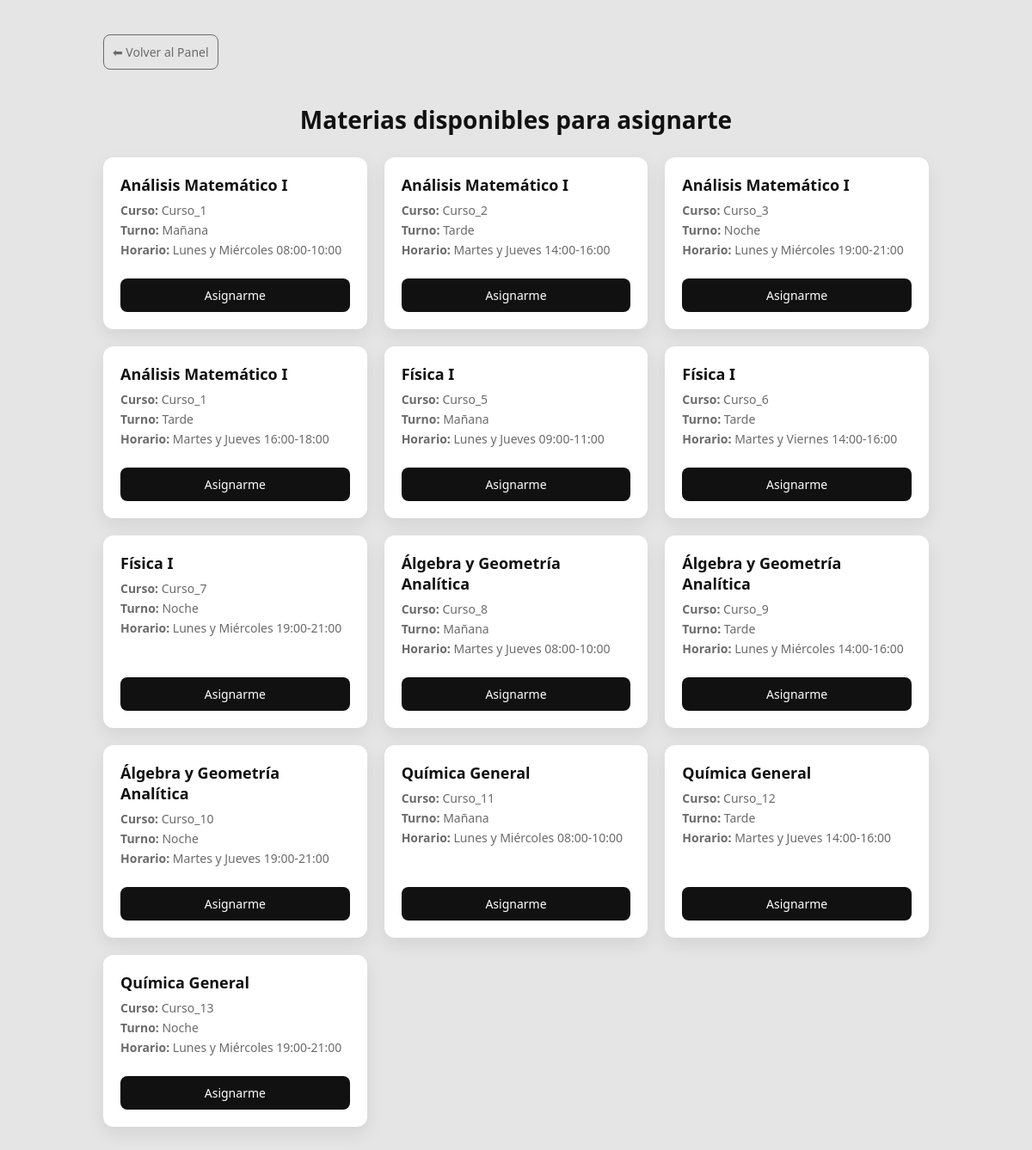
Before: /profesores/materias-disponibles/ (signed in) with the older database file.
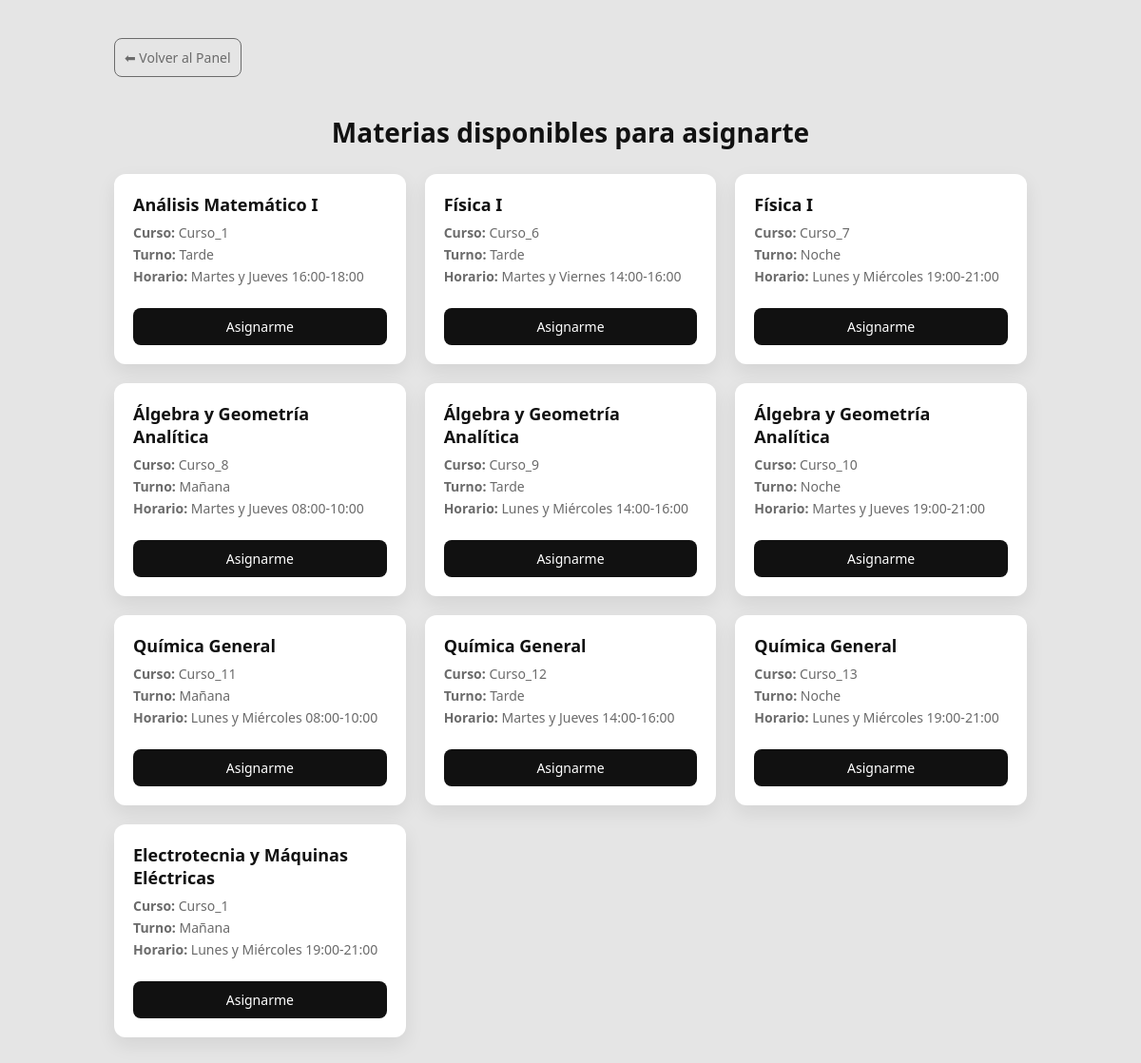
After: the same page with the newer database file.
### UTN/models.py (models this page shows, shortened)
class MateriaCurso(models.Model):
    id_materia_curso = models.AutoField(primary_key=True)
    curso = models.ForeignKey(Curso, on_delete=models.CASCADE, related_name='materias')
    materia = models.ForeignKey(Materia, on_delete=models.CASCADE, related_name='cursos_ofrecidos')
    Opciones_Turno = [
        ('manana', 'Mañana'),
        ('tarde', 'Tarde'),
        ('noche', 'Noche'),
    ]
    turno_cursado = models.CharField(max_length=10, choices=Opciones_Turno)
    horario = models.CharField(max_length=50)
    modulo = models.CharField(max_length=50)
    grupo = models.CharField(max_length=50, null=True, blank=True)

class Materia(models.Model):
    nombre = models.CharField(max_length=100, default="")
    sigla = models.CharField(max_length=10, primary_key=True)
    ciclo_lectivo = models.PositiveIntegerField()
    correlativas_requeridas = models.ManyToManyField('self', blank=True, symmetrical=False, related_name='materias_que_la_requieren', verbose_name='Materias Correlativas Requeridas')
    def get_carreras_admin(self):
        """
        Genera una cadena de texto HTML para mostrar en el Admin con las carreras y sus IDs.
        """
        carreras = self.carreramateria_set.select_related('carrera').all()
        info_carreras = []
        for cm in carreras:
            info_carreras.append(f"{cm.carrera.nombre} (ID: **{cm.carrera.id_carrera}**)")
        return mark_safe("<br>".join(info_carreras))
    get_carreras_admin.short_description = 'Carreras Asociadas'

class Curso(models.Model):
    id_curso = models.AutoField(primary_key=True)
    nombre = models.CharField(max_length=50)
    nivel = models.CharField(max_length=20)
    numero = models.PositiveIntegerField()

### UTN/views.py (the view)
# urls.py: path("profesores/materias-disponibles/", materias_disponibles, name="materias_disponibles"),
@login_required
def materias_disponibles(request):
    profesor = request.user.profesor
    materias = MateriaCurso.objects.exclude(
        profesores__profesor=profesor
    )
    return render(request, "profesores/materias_disponibles.html", {
        "materias": materias
    })

### UTN/templates/profesores/materias_disponibles.html (shortened to what this page needs)
<!DOCTYPE html>
<html lang="es">
<head>
</head>
<body>
<div class="container">
    <a
        href="{% url 'dashboard' request.user.profesor.pk %}"
        class="btn btn-volver"
    >
        ⬅ Volver al Panel
    </a>
    <h1>Materias disponibles para asignarte</h1>
    {% if materias %}
        <div class="grid">
            {% for mc in materias %}
                <div class="card">
                    <div>
                        <h2>{{ mc.materia.nombre }}</h2>
                        <p><strong>Curso:</strong> {{ mc.curso.nombre }}</p>
                        <p><strong>Turno:</strong> {{ mc.get_turno_cursado_display }}</p>
                        <p><strong>Horario:</strong> {{ mc.horario }}</p>
                    </div>
                    <a
                        href="{% url 'asignar_materia_profesor' mc.id_materia_curso %}"
                        class="btn btn-asignar"
                    >
                        Asignarme
                    </a>
                </div>
            {% endfor %}
        </div>
    {% else %}
        <div class="empty">
            <h2>No hay materias disponibles</h2>
            <p>En este momento no hay materias para asignarte.</p>
        </div>
    {% endif %}
</div>
</body>
</html>

Changed rows visible on the page:
no longer on this page (row unchanged): MateriaCurso: materia.nombre "Análisis Matemático I", curso.nombre "Curso_1", turno_cursado "Mañana", horario "Lunes y Miércoles 08:00-10:00"
no longer on this page (row unchanged): MateriaCurso: materia.nombre "Análisis Matemático I", curso.nombre "Curso_2", turno_cursado "Tarde", horario "Martes y Jueves 14:00-16:00"
no longer on this page (row unchanged): MateriaCurso: materia.nombre "Análisis Matemático I", curso.nombre "Curso_3", turno_cursado "Noche", horario "Lunes y Miércoles 19:00-21:00"
no longer on this page (row unchanged): MateriaCurso: materia.nombre "Física I", curso.nombre "Curso_5", turno_cursado "Mañana", horario "Lunes y Jueves 09:00-11:00"
added MateriaCurso: materia.nombre "Electrotecnia y Máquinas Eléctricas", curso.nombre "Curso_1", turno_cursado "Mañana", horario "Lunes y Miércoles 19:00-21:00"
